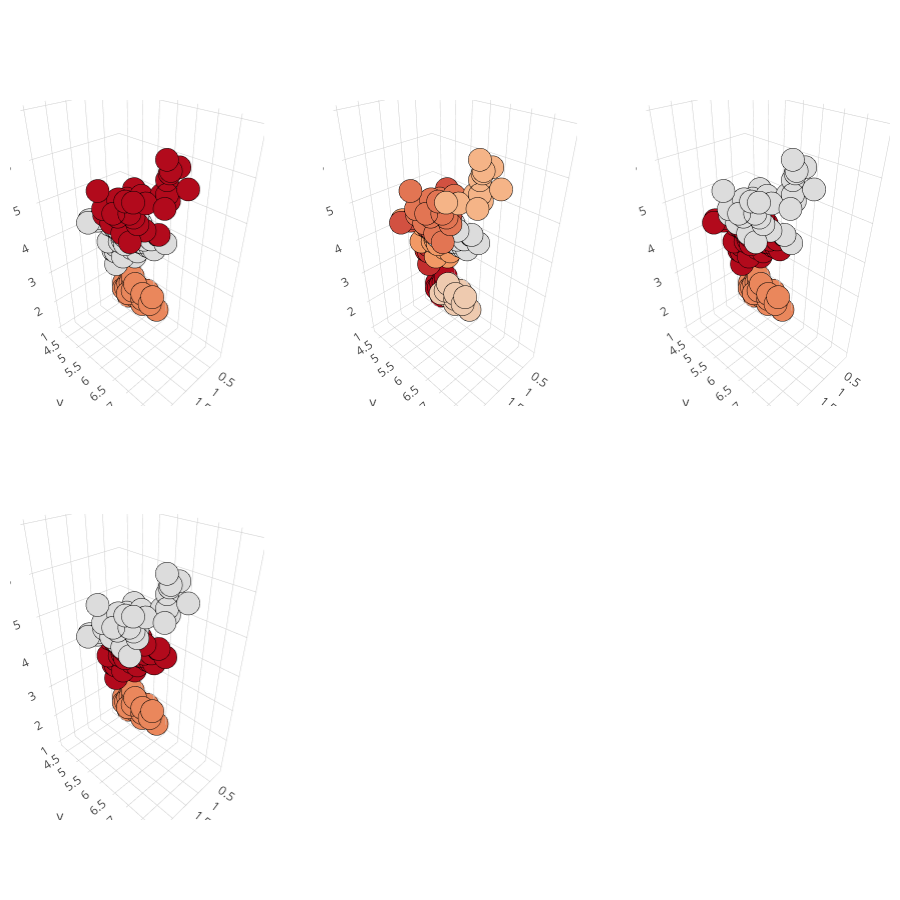

The notebook cell this image was saved under:
### Code cell
py.iplot(fig)

### Figure 1 — Plotly figure (JSON) as saved in the notebook; plotly's stock layout.template omitted (floating-point values rounded to 4 significant figures; data arrays with more than 128 entries replaced by an {"elided": "..."} marker saying what was removed)
{"data": [{"marker": {"color": {"elided": "150 float values"}, "line": {"color": "black", "width": 1}}, "mode": "markers", "scene": "scene", "showlegend": false, "type": "scatter3d", "uid": "5dafb483-76d7-4fdb-9389-61690e30c641", "x": {"elided": "150 float values"}, "y": {"elided": "150 float values"}, "z": {"elided": "150 float values"}}, {"marker": {"color": {"elided": "150 float values"}, "line": {"color": "black", "width": 1}}, "mode": "markers", "scene": "scene2", "showlegend": false, "type": "scatter3d", "uid": "f582b7fa-a887-4026-97ad-00739b70647a", "x": {"elided": "150 float values"}, "y": {"elided": "150 float values"}, "z": {"elided": "150 float values"}}, {"marker": {"color": {"elided": "150 float values"}, "line": {"color": "black", "width": 1}}, "mode": "markers", "scene": "scene3", "showlegend": false, "type": "scatter3d", "uid": "25742501-ccd3-43bf-85bb-eae2a9e94741", "x": {"elided": "150 float values"}, "y": {"elided": "150 float values"}, "z": {"elided": "150 float values"}}, {"marker": {"color": {"elided": "150 float values"}, "line": {"color": "black", "width": 1}}, "mode": "markers", "scene": "scene4", "showlegend": false, "type": "scatter3d", "uid": "ff4fc6de-e41f-4102-a172-84ba3e550d05", "x": {"elided": "150 float values"}, "y": {"elided": "150 float values"}, "z": {"elided": "150 float values"}}], "layout": {"height": 900, "margin": {"l": 10, "r": 10}, "scene": {"domain": {"x": [0.0, 0.2889], "y": [0.575, 1.0]}}, "scene2": {"domain": {"x": [0.3556, 0.6444], "y": [0.575, 1.0]}}, "scene3": {"domain": {"x": [0.7111, 1.0], "y": [0.575, 1.0]}}, "scene4": {"domain": {"x": [0.0, 0.2889], "y": [0.0, 0.425]}}, "width": 900}}
